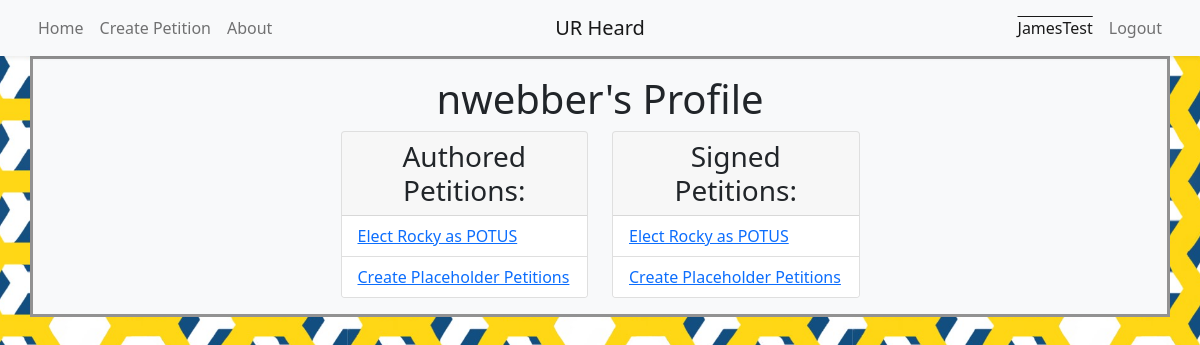
Page /profile/2 (signed in) on the committed database.
### models.py (models this page shows, shortened)
class User(UserMixin, db.Model):
	__tablename__ = 'user'
	id = db.Column(db.Integer, primary_key=True)
	name = db.Column(db.String(50), nullable=False, unique=True, index=True)
	email = db.Column(db.String(50), unique=True, index=True)
	password_hash = db.Column(db.String(128))
	@property
	def password(self):
		raise AttributeError('password is not a readable attribute')

class Petition(db.Model):
	__tablename__ = 'petition'
	id = db.Column(db.Integer, primary_key=True)
	title = db.Column(db.String(80), nullable=False)
	body = db.Column(db.Text, nullable=False)
	author_id = db.Column(db.Integer, db.ForeignKey('user.id'), nullable=False)
	author = db.relationship('User', backref='petition')
	timestamp = db.Column(db.DateTime, default=datetime.utcnow)
	signers = db.relationship('User', secondary=signature, backref='signed_petitions')
	initial_signatures = 0
	signature_count = db.Column(db.Integer, default=initial_signatures)

### app.py (the view)
@app.route('/profile/<int:id>')
def profile(id):
	current_profile = User.query.get_or_404(id)
	return render_template('profile.html', current_profile=current_profile)

### app.py (called while the page is built)
@login_manager.user_loader
def load_user(user_id):
	return User.query.get(int(user_id))

### templates/profile.html (shortened to what this page needs)
{% extends "base.html" %}
{% block content %}
	<header class="page-header">
		<h1 class="text-center">{{ current_profile.name}}'s Profile</h1>
	</header>
	<div class="row w-50 mx-auto">
		<div class="column w-50">
			<div class="card">
				<h3 class="card-header text-center">Authored Petitions:</h3>
				<ul class="list-group list-group-flush">
					{% for petition in current_profile.petition|reverse %}
						<li class="list-group-item"><a href="{{ url_for ('petition', id=petition.id) }}">{{petition.title}}</a></li>
					{% endfor %}
				</ul>
			</div>
		</div>
		<div class="column w-50">
			<div class="card">
				<h3 class="card-header text-center">Signed Petitions:</h3>
				<ul class="list-group list-group-flush">
					{% for petition in current_profile.signed_petitions|reverse %}
						<li class="list-group-item"><a href="{{ url_for ('petition', id=petition.id) }}">{{petition.title}}</a></li>
					{% endfor %}
				</ul>
			</div>
		</div>
	</div>
{% endblock content %}

### templates/base.html (shortened to what this page needs)
{% from 'bootstrap/nav.html' import render_nav_item %}
{% from 'bootstrap/utils.html' import render_messages %}
{% import "bootstrap/form.html" as wtf %}
<!DOCTYPE html>
<html lang="en">
	<head>
		{% block head %}
			{% block styles %}
				<link href="https://cdn.jsdelivr.net/npm/bootstrap@5.0.0-beta1/dist/css/bootstrap.min.css" rel="stylesheet">
			{% endblock styles %}
		{% endblock head %}
	</head>
	<body>
		<nav class="navbar navbar-expand-sm bg-light navbar-light sticky-top shadow-sm">
			<div class="container justify-content-around px-0">
				<ul class="navbar-nav ml-auto w-50">
					{{ render_nav_item('index', 'Home', use_li=True) }}
					{{ render_nav_item('create', 'Create Petition', use_li=True) }}
					{{ render_nav_item('about', 'About', use_li=True) }}
				</ul>
				<a href="/" class="navbar-brand mx-auto d-block text-center w-25">UR Heard</a>
				<ul class="navbar-nav mr-auto w-50 justify-content-end">
					{% if current_user.is_authenticated %}
						{{ render_nav_item('profile', current_user.name, use_li=True, id=current_user.id) }}
						{{ render_nav_item('logout', 'Logout', use_li=True) }}
					{% else %}
						{{ render_nav_item('login', 'Login', use_li=True) }}
						{{ render_nav_item('register', 'Register', use_li=True) }}
					{% endif %}
				</ul>
			</div>
		</nav>
		<div class="container bg-light" id="shadow">
			<div class="container bg-light" id="content">
			{% block content %}
			{% endblock content %}
			</div>
		</div>
	</body>
</html>

### rows in the picture
User: name+id "JamesTest"
User: name "nwebber"
Petition: title "Elect Rocky as POTUS"
Petition: title "Create Placeholder Petitions"

### other values in the picture
{{ render_nav_item('index', 'Home', use_li=True) }} "Home"
{{ render_nav_item('create', 'Create Petition', use_li=True) }} "Create Petition"
{{ render_nav_item('about', 'About', use_li=True) }} "About"
{{ render_nav_item('logout', 'Logout', use_li=True) }} "Logout"
